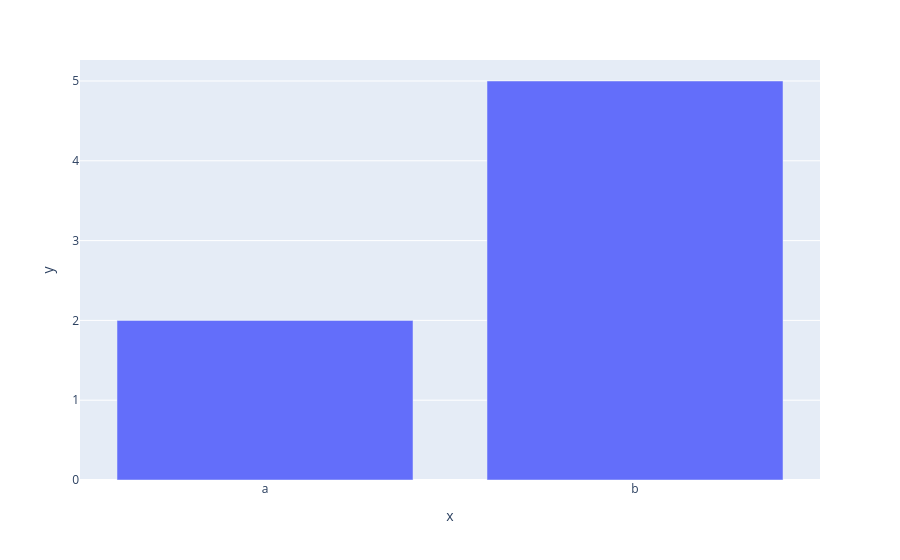

Here is the notebook cell this chart was saved with:
### Code cell
import plotly.io as pio, plotly.express as px
pio.renderers.default='plotly_mimetype'
px.bar(x=['a','b'], y=[2,5])

### Figure 1 — Plotly figure (JSON) as saved in the notebook; plotly's stock layout.template omitted (floating-point values rounded to 4 significant figures)
{"data": [{"hovertemplate": "x=%{x}<br>y=%{y}<extra></extra>", "legendgroup": "", "marker": {"color": "#636efa", "pattern": {"shape": ""}}, "name": "", "orientation": "v", "showlegend": false, "textposition": "auto", "x": ["a", "b"], "xaxis": "x", "y": [2, 5], "yaxis": "y", "type": "bar"}], "layout": {"xaxis": {"anchor": "y", "domain": [0.0, 1.0], "title": {"text": "x"}}, "yaxis": {"anchor": "x", "domain": [0.0, 1.0], "title": {"text": "y"}}, "legend": {"tracegroupgap": 0}, "margin": {"t": 60}, "barmode": "relative"}}
